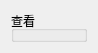
       <widget class="QWidget" name="scrollAreaWidgetContents_4">
        <property name="geometry">
         <rect>
          <x>0</x>
          <y>0</y>
          <width>98</width>
          <height>37</height>
         </rect>
        </property>
        <layout class="QGridLayout" name="gridLayout_7">
         <item row="0" column="0">
          <widget class="QGroupBox" name="groupBox_4">
           <property name="title">
            <string>查看</string>
           </property>
           <widget class="QListWidget" name="listWidget_see">
            <property name="geometry">
             <rect>
              <x>20</x>
              <y>70</y>
              <width>1091</width>
              <height>641</height>
             </rect>
            </property>
            <property name="font">
             <font>
              <family>微软雅黑</family>
              <pointsize>17</pointsize>
             </font>
            </property>
            <property name="styleSheet">
             <string notr="true">background-color: rgba(255, 255, 255, 100);</string>
            </property>
           </widget>
           <widget class="QPushButton" name="pushButton_fresh">
            <property name="geometry">
             <rect>
              <x>1020</x>
              <y>20</y>
              <width>93</width>
              <height>28</height>
             </rect>
            </property>
            <property name="text">
             <string>刷新</string>
            </property>
           </widget>
          </widget>
         </item>
        </layout>
       </widget>
